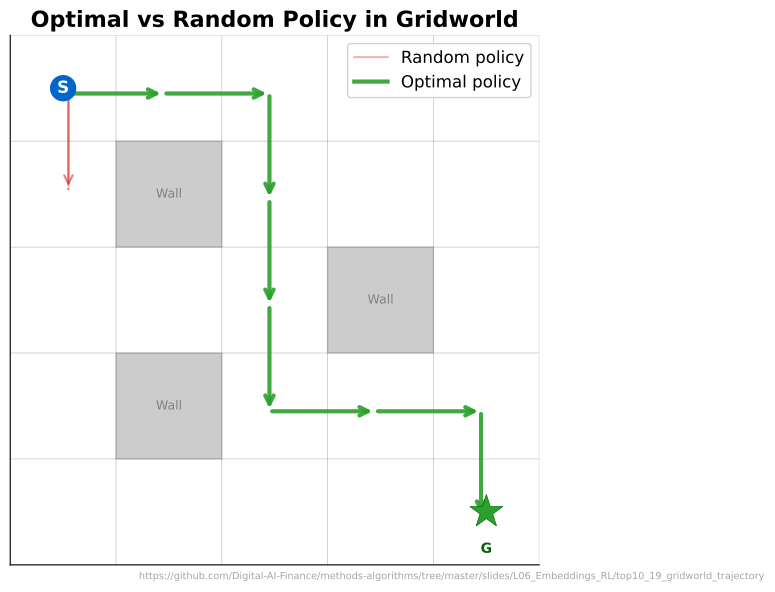

Reproduce this figure in Python.
"""Optimal vs Random Policy in Gridworld - Visualizes learned optimal path vs random walk on 5x5 grid."""
import matplotlib.pyplot as plt
import numpy as np
from pathlib import Path
import sys
sys.path.insert(0, str(Path(__file__).resolve().parents[3] / 'templates'))
from chart_style import apply_style, COLORS, MLPURPLE, MLBLUE, MLORANGE, MLGREEN, MLRED, MLLAVENDER
apply_style()

CHART_METADATA = {
    "title": "Optimal vs Random Policy in Gridworld",
    "description": "Compares Q-learning optimal trajectory with random walk on a 5x5 gridworld",
    "url": "https://github.com/Digital-AI-Finance/methods-algorithms/tree/master/slides/L06_Embeddings_RL/top10_19_gridworld_trajectory"
}


np.random.seed(42)

grid_size = 5
n_states = grid_size * grid_size
n_actions = 4  # 0=up, 1=down, 2=left, 3=right
goal = (4, 4)
walls = [(1, 1), (2, 3), (3, 1)]  # obstacle positions
wall_states = [r * grid_size + c for r, c in walls]

def step(state, action):
    row, col = divmod(state, grid_size)
    if action == 0: row = max(0, row - 1)
    elif action == 1: row = min(grid_size - 1, row + 1)
    elif action == 2: col = max(0, col - 1)
    elif action == 3: col = min(grid_size - 1, col + 1)
    next_state = row * grid_size + col
    if next_state in wall_states:
        next_state = state  # bounce back
    reward = 10.0 if next_state == goal[0] * grid_size + goal[1] else -0.1
    done = next_state == goal[0] * grid_size + goal[1]
    return next_state, reward, done

# Q-learning
Q = np.zeros((n_states, n_actions))
alpha, gamma, epsilon = 0.1, 0.95, 0.1

for ep in range(1000):
    state = 0
    for _ in range(200):
        if np.random.rand() < epsilon:
            action = np.random.randint(n_actions)
        else:
            action = np.argmax(Q[state])
        ns, r, done = step(state, action)
        Q[state, action] += alpha * (r + gamma * np.max(Q[ns]) * (1 - done) - Q[state, action])
        state = ns
        if done:
            break

# Extract optimal trajectory
def get_optimal_path(Q, start=0, max_steps=20):
    path = [start]
    state = start
    for _ in range(max_steps):
        action = np.argmax(Q[state])
        ns, _, done = step(state, action)
        path.append(ns)
        state = ns
        if done:
            break
    return path

# Random trajectory
def get_random_path(start=0, max_steps=20):
    np.random.seed(123)
    path = [start]
    state = start
    for _ in range(max_steps):
        action = np.random.randint(n_actions)
        ns, _, done = step(state, action)
        path.append(ns)
        state = ns
        if done:
            break
    return path

optimal_path = get_optimal_path(Q)
random_path = get_random_path(max_steps=len(optimal_path))

fig, ax = plt.subplots(figsize=(10, 6))

# Draw grid
for i in range(grid_size + 1):
    ax.axhline(y=i, color='gray', linewidth=0.5, alpha=0.5)
    ax.axvline(x=i, color='gray', linewidth=0.5, alpha=0.5)

# Fill walls
for r, c in walls:
    ax.add_patch(plt.Rectangle((c, grid_size - 1 - r), 1, 1, facecolor='gray', alpha=0.4, edgecolor='gray'))
    ax.text(c + 0.5, grid_size - 1 - r + 0.5, 'Wall', ha='center', va='center', fontsize=9, color='gray')

# Draw random path (behind optimal)
def draw_path(path, color, label, linewidth, alpha_val, offset=0.0):
    for i in range(len(path) - 1):
        r1, c1 = divmod(path[i], grid_size)
        r2, c2 = divmod(path[i + 1], grid_size)
        x1, y1 = c1 + 0.5 + offset, grid_size - 1 - r1 + 0.5 + offset
        x2, y2 = c2 + 0.5 + offset, grid_size - 1 - r2 + 0.5 + offset
        ax.annotate('', xy=(x2, y2), xytext=(x1, y1),
                    arrowprops=dict(arrowstyle='->', color=color, lw=linewidth, alpha=alpha_val))
    # Label only first segment for legend
    r1, c1 = divmod(path[0], grid_size)
    ax.plot([], [], color=color, linewidth=linewidth, alpha=alpha_val, label=label)

draw_path(random_path, MLRED, 'Random policy', 1.5, 0.35, offset=0.05)
draw_path(optimal_path, MLGREEN, 'Optimal policy', 3.0, 0.9, offset=-0.05)

# Mark start and goal
ax.plot(0.5, grid_size - 0.5, 'o', color=MLBLUE, markersize=18, zorder=5)
ax.text(0.5, grid_size - 0.5, 'S', ha='center', va='center', fontsize=12, fontweight='bold', color='white', zorder=6)
ax.plot(goal[1] + 0.5, grid_size - 1 - goal[0] + 0.5, '*', color=MLGREEN, markersize=25, zorder=5,
        markeredgecolor='darkgreen', markeredgewidth=0.5)
ax.text(goal[1] + 0.5, grid_size - 1 - goal[0] + 0.15, 'G', ha='center', va='center', fontsize=10,
        fontweight='bold', color='darkgreen', zorder=6)

ax.set_xlim(0, grid_size)
ax.set_ylim(0, grid_size)
ax.set_aspect('equal')
ax.set_title("Optimal vs Random Policy in Gridworld", fontsize=16, fontweight='bold')
ax.legend(loc='upper right', fontsize=12, framealpha=0.9)
ax.set_xticks([])
ax.set_yticks([])

plt.figtext(0.99, 0.01, CHART_METADATA['url'],
            fontsize=7, color='gray', ha='right', va='bottom', alpha=0.7)
plt.tight_layout()
plt.savefig(Path(__file__).parent / 'chart.pdf', dpi=300, bbox_inches='tight', facecolor='white')
plt.close()
print("Chart saved: top10_19_gridworld_trajectory/chart.pdf")
